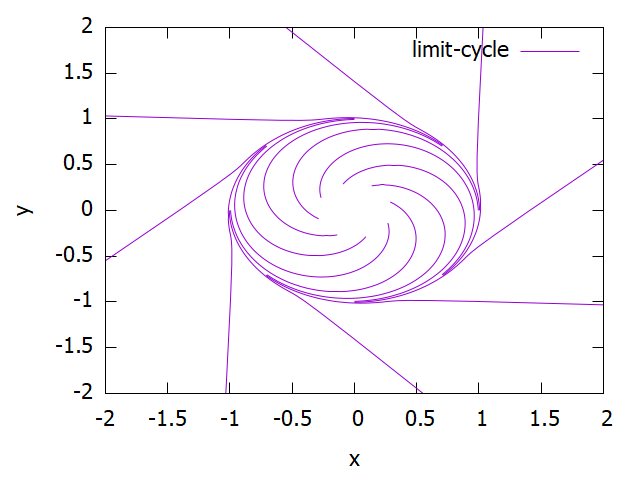

This figure's gnuplot source:
set xrange [-2:2]
set yrange [-2:2]
set xlabel "x" 
set ylabel "y"
set terminal png
set output 'limit-cycle-2.png'
set parametric
plot 'limit-cycle-2.txt' with lines smooth bezier title "limit-cycle"
